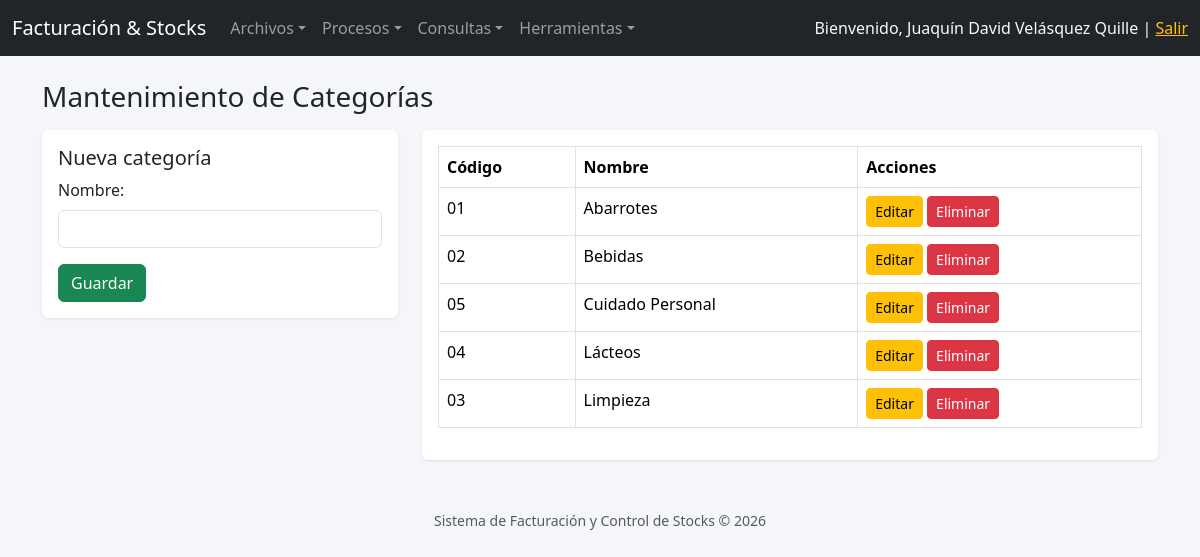
The page /categorias/index.php (signed in) on the database its author committed.
### tables this page shows
CREATE TABLE categorias (
  idcategoria  CHAR(2) PRIMARY KEY,
  nomcategoria VARCHAR(128) NOT NULL
);

### conexion/Conexion.php (called while the page is built, shortened)
<?php
class Conexion
{
    private static $instancia = null;
    private $host   = 'localhost';
    private $dbname = 'facturacion';
    private $user   = 'root';
    private $pass   = '';
    private function __construct()
    {
        try {
            $dsn = "mysql:host={$this->host};dbname={$this->dbname};charset=utf8mb4";
            $this->pdo = new PDO($dsn, $this->user, $this->pass, [
                PDO::ATTR_ERRMODE            => PDO::ERRMODE_EXCEPTION,
                PDO::ATTR_DEFAULT_FETCH_MODE => PDO::FETCH_OBJ,
                PDO::ATTR_EMULATE_PREPARES   => false,
            ]);
        } catch (PDOException $e) {
            die('Error de conexión a la base de datos: ' . $e->getMessage());
        }
    }
    public static function getConexion()
    {
        if (self::$instancia === null) {
            self::$instancia = new Conexion();
        }
        return self::$instancia->pdo;
    }
}

### clases/Categoria.php (called while the page is built, shortened)
<?php
require_once __DIR__ . '/../conexion/Conexion.php';
class Categoria
{
    private $pdo;
    public function __construct()
    {
        $this->pdo = Conexion::getConexion();
    }
    public function listarCategorias()
    {
        $sql = "SELECT * FROM categorias ORDER BY nomcategoria ASC";
        return $this->pdo->query($sql)->fetchAll();
    }
}

### categorias/index.php (the view, shortened to what this page needs)
<?php
require_once __DIR__ . '/../clases/Categoria.php';
$categoriaModel = new Categoria();
$editar = null;
$categorias = $categoriaModel->listarCategorias();
require_once __DIR__ . '/../includes/header.php';
?>
<h3 class="mb-3">Mantenimiento de Categorías</h3>
<div class="row">
    <div class="col-md-4">
        <div class="card">
            <div class="card-body">
                <h5><?php echo $editar ? 'Editar categoría' : 'Nueva categoría'; ?></h5>
                <form method="POST" action="index.php">
                    <div class="mb-3">
                        <label class="form-label">Nombre:</label>
                        <input type="text" name="nomcategoria" class="form-control" required
                               value="<?php echo $editar ? htmlspecialchars($editar->nomcategoria) : ''; ?>">
                    </div>
                    <button type="submit" class="btn btn-success">Guardar</button>
                </form>
            </div>
        </div>
    </div>
    <div class="col-md-8">
        <div class="card">
        <div class="card-body">
        <table class="table table-bordered">
            <thead><tr><th>Código</th><th>Nombre</th><th>Acciones</th></tr></thead>
            <tbody>
                <?php foreach ($categorias as $cat): ?>
                <tr>
                    <td><?php echo htmlspecialchars($cat->idcategoria); ?></td>
                    <td><?php echo htmlspecialchars($cat->nomcategoria); ?></td>
                    <td>
                        <a href="index.php?edit=<?php echo urlencode($cat->idcategoria); ?>" class="btn btn-sm btn-warning">Editar</a>
                        <a href="delete.php?id=<?php echo urlencode($cat->idcategoria); ?>" class="btn btn-sm btn-danger"
                           onclick="return confirm('¿Eliminar esta categoría?');">Eliminar</a>
                    </td>
                </tr>
                <?php endforeach; ?>
            </tbody>
        </table>
        </div>
        </div>
    </div>
</div>
<?php require_once __DIR__ . '/../includes/footer.php'; ?>

### css/style.css (style rules this page uses)
body { background-color: #f4f6f9; }
.card { box-shadow: 0 1px 3px rgba(0,0,0,.1); border: none; }
.table thead { background-color: #343a40; color: #fff; }

### rows shown on the page
categorias: idcategoria "01", nomcategoria "Abarrotes"
categorias: idcategoria "02", nomcategoria "Bebidas"
categorias: idcategoria "05", nomcategoria "Cuidado Personal"
categorias: idcategoria "04", nomcategoria "Lácteos"
categorias: idcategoria "03", nomcategoria "Limpieza"

### other values the page prints
$_SESSION['nombres'] "Juaquín David Velásquez Quille"
